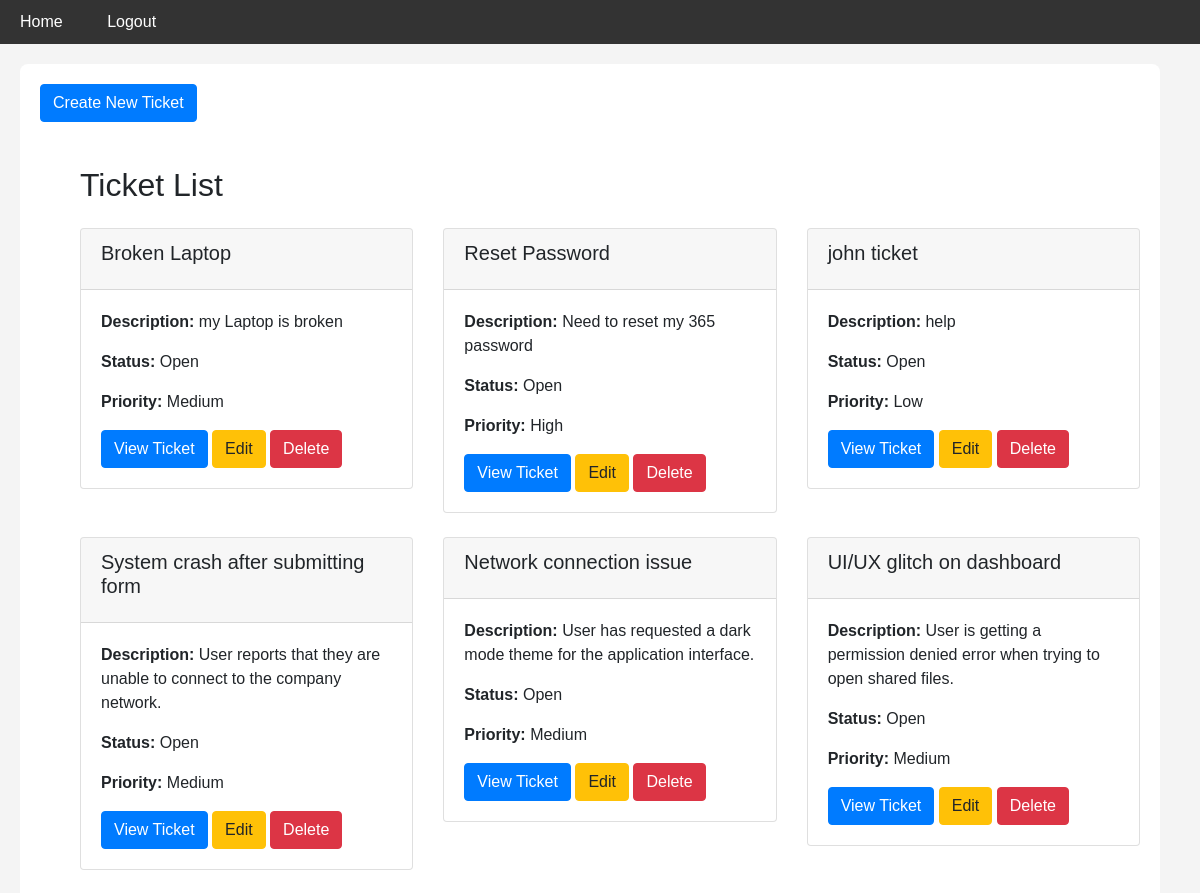
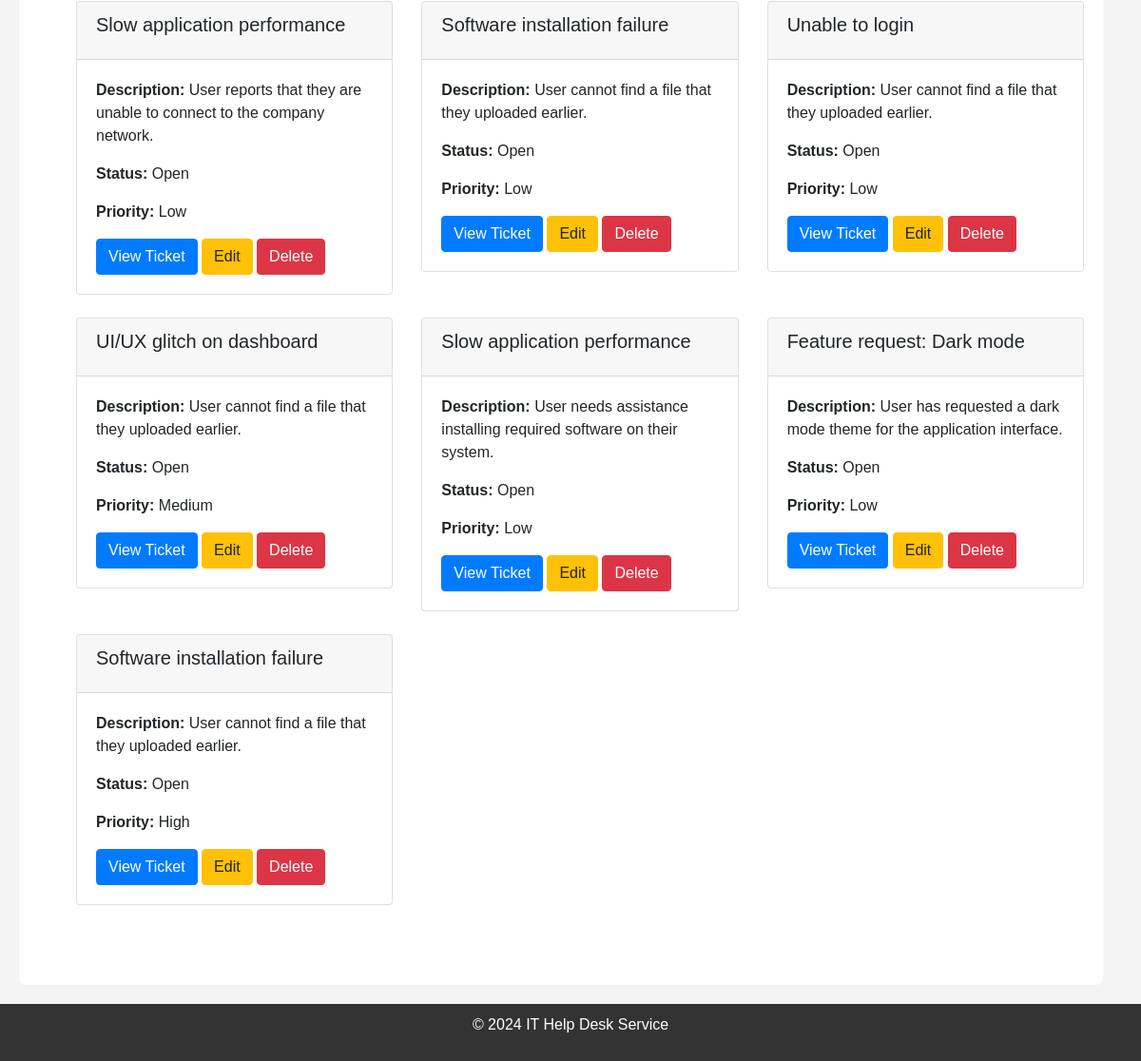
Screenshot of / (signed in) with the database file from the repository (2 pictures, top to bottom).
### app/models.py (models this page shows, shortened)
class Ticket(db.Model):
    id = db.Column(db.Integer, primary_key=True)
    title = db.Column(db.String(100), nullable=False)
    description = db.Column(db.Text, nullable=False)
    status = db.Column(db.String(20), nullable=False)  # e.g., 'Open', 'In Progress', 'Resolved'
    priority = db.Column(db.String(20), nullable=False)  # e.g., 'Low', 'Medium', 'High'
    created_date = db.Column(db.DateTime, default=db.func.current_timestamp())
    resolved_date = db.Column(db.DateTime, nullable=True)
    user_id = db.Column(db.Integer, db.ForeignKey('user.id'), nullable=False)
    user = db.relationship('User')

### app/routes.py (the view)
@bp.route('/')
@login_required
def index():
    if current_user.role == 'admin':
        tickets = Ticket.query.all()
    else:
        tickets = Ticket.query.filter_by(user_id=current_user.id).all()
    return render_template('index.html', title='Home', tickets=tickets)

### app/__init__.py (called while the page is built)
@login.user_loader
def load_user(user_id):
    from app.models import User
    return User.query.get(int(user_id))

### app/templates/index.html (shortened to what this page needs)
{% extends 'base.html' %}
{% block content %}
<a href="{{ url_for('routes.create_ticket') }}" class="btn btn-primary">Create New Ticket</a>
<div class="container mt-4">
    <h2 class="mb-4">Ticket List</h2>
    <div class="row">
        {% for ticket in tickets %}
        <div class="col-md-4 mb-4">
            <div class="card">
                <div class="card-header">
                    <h5 class="card-title">{{ ticket.title }}</h5>
                </div>
                <div class="card-body">
                    <p class="card-text"><strong>Description:</strong> {{ ticket.description }}</p>
                    <p><strong>Status:</strong> {{ ticket.status }}</p>
                    <p><strong>Priority:</strong> {{ ticket.priority }}</p>
                    <a href="{{ url_for('routes.ticket', id=ticket.id) }}" class="btn btn-primary">View Ticket</a>
                    {% if current_user.is_authenticated and current_user.role == 'admin' %}
                    <a href="{{ url_for('routes.update_ticket', ticket_id=ticket.id) }}" class="btn btn-warning">Edit</a>
                    <a href="{{ url_for('routes.delete_ticket', id=ticket.id) }}" class="btn btn-danger" onclick="return confirm('Are you sure you want to delete this ticket?')">Delete</a>
                    {% endif %}
                </div>
            </div>
        </div>
        {% endfor %}
    </div>
</div>
{% endblock %}

### app/templates/base.html (shortened to what this page needs)
<!doctype html>
<html lang="en">
  <head>
    <link href="https://stackpath.bootstrapcdn.com/bootstrap/4.5.2/css/bootstrap.min.css" rel="stylesheet">
    <link rel="stylesheet" href="{{ url_for('static', filename='styles.css') }}">
  </head>
  <body>
    <header>
      <nav>
        <ul>
          <li><a href="{{ url_for('routes.index') }}">Home</a></li>
          {% if current_user.is_authenticated %}
            <li><a href="{{ url_for('routes.logout') }}">Logout</a></li>
          {% else %}
            <li><a href="{{ url_for('routes.login') }}">Login</a></li>
            <li><a href="{{ url_for('routes.register') }}">Register</a></li>
          {% endif %}
        </ul>
      </nav>
    </header>
    <div class="container">
      {% block content %}{% endblock %}
    </div>
    <footer>
      <p>&copy; 2024 IT Help Desk Service</p>
    </footer>
  </body>
</html>

### app/static/styles.css (style rules this page uses)
body { font-family: Arial, sans-serif; background-color: #f4f4f4; margin: 0; padding: 0; }
header { background-color: #333; padding: 10px; }
nav ul { list-style: none; margin: 0; padding: 0; }
nav ul li { display: inline; margin-right: 20px; }
nav ul li a { color: #fff; text-decoration: none; padding: 10px; }
.container { margin: 20px; padding: 20px; background-color: #fff; border-radius: 8px; }
footer { text-align: center; padding: 10px; background-color: #333; color: #fff; margin-top: 20px; }

### rows the page displays
Ticket: title "Broken Laptop", description "my Laptop is broken", status "Open", priority "Medium"
Ticket: title "Reset Password", description "Need to reset my 365 password", status "Open", priority "High"
Ticket: title "john ticket", description "help", status "Open", priority "Low"
Ticket: title "System crash after submitting form", description "User reports that they are unable to connect to the company network.", status "Open", priority "Medium"
Ticket: title "Network connection issue", description "User has requested a dark mode theme for the application interface.", status "Open", priority "Medium"
Ticket: title "UI/UX glitch on dashboard", description "User is getting a permission denied error when trying to open shared files.", status "Open", priority "Medium"
Ticket: title "Slow application performance", description "User reports that they are unable to connect to the company network.", status "Open", priority "Low"
Ticket: title "Software installation failure", description "User cannot find a file that they uploaded earlier.", status "Open", priority "Low"
Ticket: title "Unable to login", description "User cannot find a file that they uploaded earlier.", status "Open", priority "Low"
Ticket: title "UI/UX glitch on dashboard", description "User cannot find a file that they uploaded earlier.", status "Open", priority "Medium"
Ticket: title "Slow application performance", description "User needs assistance installing required software on their system.", status "Open", priority "Low"
Ticket: title "Feature request: Dark mode", description "User has requested a dark mode theme for the application interface.", status "Open", priority "Low"
Ticket: title "Software installation failure", description "User cannot find a file that they uploaded earlier.", status "Open", priority "High"
